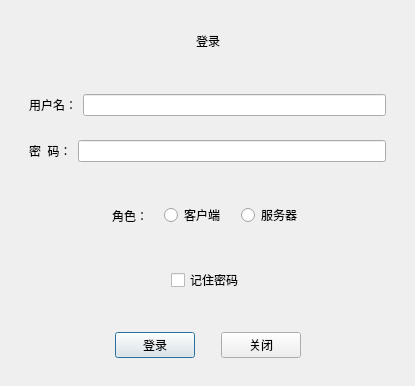
<?xml version="1.0" encoding="UTF-8"?>
<ui version="4.0">
 <class>login</class>
 <widget class="QDialog" name="login">
  <property name="geometry">
   <rect>
    <x>0</x>
    <y>0</y>
    <width>415</width>
    <height>386</height>
   </rect>
  </property>
  <property name="windowTitle">
   <string>Dialog</string>
  </property>
  <layout class="QVBoxLayout" name="verticalLayout">
   <item>
    <widget class="QWidget" name="widget_7" native="true">
     <layout class="QHBoxLayout" name="horizontalLayout_5">
      <item>
       <spacer name="horizontalSpacer_2">
        <property name="orientation">
         <enum>Qt::Horizontal</enum>
        </property>
        <property name="sizeHint" stdset="0">
         <size>
          <width>40</width>
          <height>20</height>
         </size>
        </property>
       </spacer>
      </item>
      <item>
       <widget class="QLabel" name="label">
        <property name="text">
         <string>登录</string>
        </property>
       </widget>
      </item>
      <item>
       <spacer name="horizontalSpacer">
        <property name="orientation">
         <enum>Qt::Horizontal</enum>
        </property>
        <property name="sizeHint" stdset="0">
         <size>
          <width>40</width>
          <height>20</height>
         </size>
        </property>
       </spacer>
      </item>
     </layout>
    </widget>
   </item>
   <item>
    <widget class="QWidget" name="widget_3" native="true">
     <layout class="QGridLayout" name="gridLayout_2">
      <item row="0" column="0">
       <widget class="QWidget" name="widget" native="true">
        <layout class="QHBoxLayout" name="horizontalLayout">
         <item>
          <widget class="QLabel" name="label_2">
           <property name="text">
            <string>用户名：</string>
           </property>
          </widget>
         </item>
         <item>
          <widget class="QLineEdit" name="lineEdit"/>
         </item>
        </layout>
       </widget>
      </item>
      <item row="1" column="0">
       <widget class="QWidget" name="widget_2" native="true">
        <layout class="QGridLayout" name="gridLayout">
         <item row="0" column="0">
          <widget class="QLabel" name="label_3">
           <property name="text">
            <string>密  码：</string>
           </property>
          </widget>
         </item>
         <item row="0" column="1">
          <widget class="QLineEdit" name="lineEdit_2"/>
         </item>
        </layout>
       </widget>
      </item>
     </layout>
    </widget>
   </item>
   <item>
    <widget class="QWidget" name="widget_4" native="true">
     <layout class="QHBoxLayout" name="horizontalLayout_2">
      <item>
       <spacer name="horizontalSpacer_3">
        <property name="orientation">
         <enum>Qt::Horizontal</enum>
        </property>
        <property name="sizeHint" stdset="0">
         <size>
          <width>40</width>
          <height>20</height>
         </size>
        </property>
       </spacer>
      </item>
      <item>
       <widget class="QLabel" name="label_4">
        <property name="text">
         <string>角色：</string>
        </property>
       </widget>
      </item>
      <item>
       <spacer name="horizontalSpacer_5">
        <property name="orientation">
         <enum>Qt::Horizontal</enum>
        </property>
        <property name="sizeType">
         <enum>QSizePolicy::Fixed</enum>
        </property>
        <property name="sizeHint" stdset="0">
         <size>
          <width>10</width>
          <height>20</height>
         </size>
        </property>
       </spacer>
      </item>
      <item>
       <widget class="QRadioButton" name="radioButton_2">
        <property name="text">
         <string>客户端</string>
        </property>
       </widget>
      </item>
      <item>
       <spacer name="horizontalSpacer_6">
        <property name="orientation">
         <enum>Qt::Horizontal</enum>
        </property>
        <property name="sizeType">
         <enum>QSizePolicy::Fixed</enum>
        </property>
        <property name="sizeHint" stdset="0">
         <size>
          <width>10</width>
          <height>20</height>
         </size>
        </property>
       </spacer>
      </item>
      <item>
       <widget class="QRadioButton" name="radioButton">
        <property name="text">
         <string>服务器</string>
        </property>
       </widget>
      </item>
      <item>
       <spacer name="horizontalSpacer_4">
        <property name="orientation">
         <enum>Qt::Horizontal</enum>
        </property>
        <property name="sizeHint" stdset="0">
         <size>
          <width>40</width>
          <height>20</height>
         </size>
        </property>
       </spacer>
      </item>
     </layout>
    </widget>
   </item>
   <item>
    <widget class="QWidget" name="widget_5" native="true">
     <layout class="QHBoxLayout" name="horizontalLayout_3">
      <item>
       <spacer name="horizontalSpacer_7">
        <property name="orientation">
         <enum>Qt::Horizontal</enum>
        </property>
        <property name="sizeHint" stdset="0">
         <size>
          <width>40</width>
          <height>20</height>
         </size>
        </property>
       </spacer>
      </item>
      <item>
       <widget class="QCheckBox" name="checkBox">
        <property name="text">
         <string>记住密码</string>
        </property>
       </widget>
      </item>
      <item>
       <spacer name="horizontalSpacer_8">
        <property name="orientation">
         <enum>Qt::Horizontal</enum>
        </property>
        <property name="sizeHint" stdset="0">
         <size>
          <width>40</width>
          <height>20</height>
         </size>
        </property>
       </spacer>
      </item>
     </layout>
    </widget>
   </item>
   <item>
    <widget class="QWidget" name="widget_6" native="true">
     <layout class="QHBoxLayout" name="horizontalLayout_4">
      <item>
       <spacer name="horizontalSpacer_9">
        <property name="orientation">
         <enum>Qt::Horizontal</enum>
        </property>
        <property name="sizeHint" stdset="0">
         <size>
          <width>40</width>
          <height>20</height>
         </size>
        </property>
       </spacer>
      </item>
      <item>
       <widget class="QPushButton" name="pushButton">
        <property name="text">
         <string>登录</string>
        </property>
       </widget>
      </item>
      <item>
       <spacer name="horizontalSpacer_11">
        <property name="orientation">
         <enum>Qt::Horizontal</enum>
        </property>
        <property name="sizeType">
         <enum>QSizePolicy::Fixed</enum>
        </property>
        <property name="sizeHint" stdset="0">
         <size>
          <width>20</width>
          <height>20</height>
         </size>
        </property>
       </spacer>
      </item>
      <item>
       <widget class="QPushButton" name="pushButton_2">
        <property name="text">
         <string>关闭</string>
        </property>
       </widget>
      </item>
      <item>
       <spacer name="horizontalSpacer_10">
        <property name="orientation">
         <enum>Qt::Horizontal</enum>
        </property>
        <property name="sizeHint" stdset="0">
         <size>
          <width>40</width>
          <height>20</height>
         </size>
        </property>
       </spacer>
      </item>
     </layout>
    </widget>
   </item>
  </layout>
 </widget>
 <resources/>
 <connections/>
</ui>
